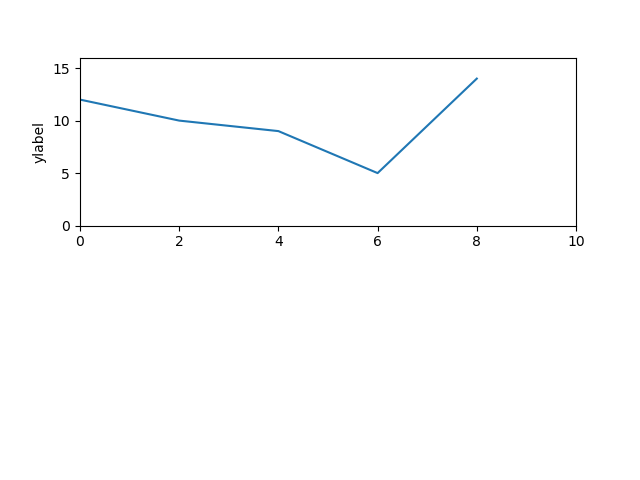

This figure's Python source:
# -*- coding: utf-8 -*-
from matplotlib import pyplot as plt
plt.subplot(2,1,1)
#（行，列，选定区域）
#在全局绘图区域中创建一个分区体系，并定位到一个子绘图区域
plt.plot([0,2,4,6,8],[12,10,9,5,14])
#只有一个输入列表或数组时，默认为y轴，x轴为索引值
#plt.plot(x,y)当有两个以上参数时，按照X轴和Y轴顺序绘制数据点
#当绘制多条曲线时，各条曲线的x不能省略
plt.axis([0,10,0,16])
#用来确定x,y轴的边界值
plt.ylabel("ylabel")
#用于y轴的补充说明
plt.savefig("入门test")
#保存为图片，默认为png格式，可以通过dpi修改输出质量
plt.show()
